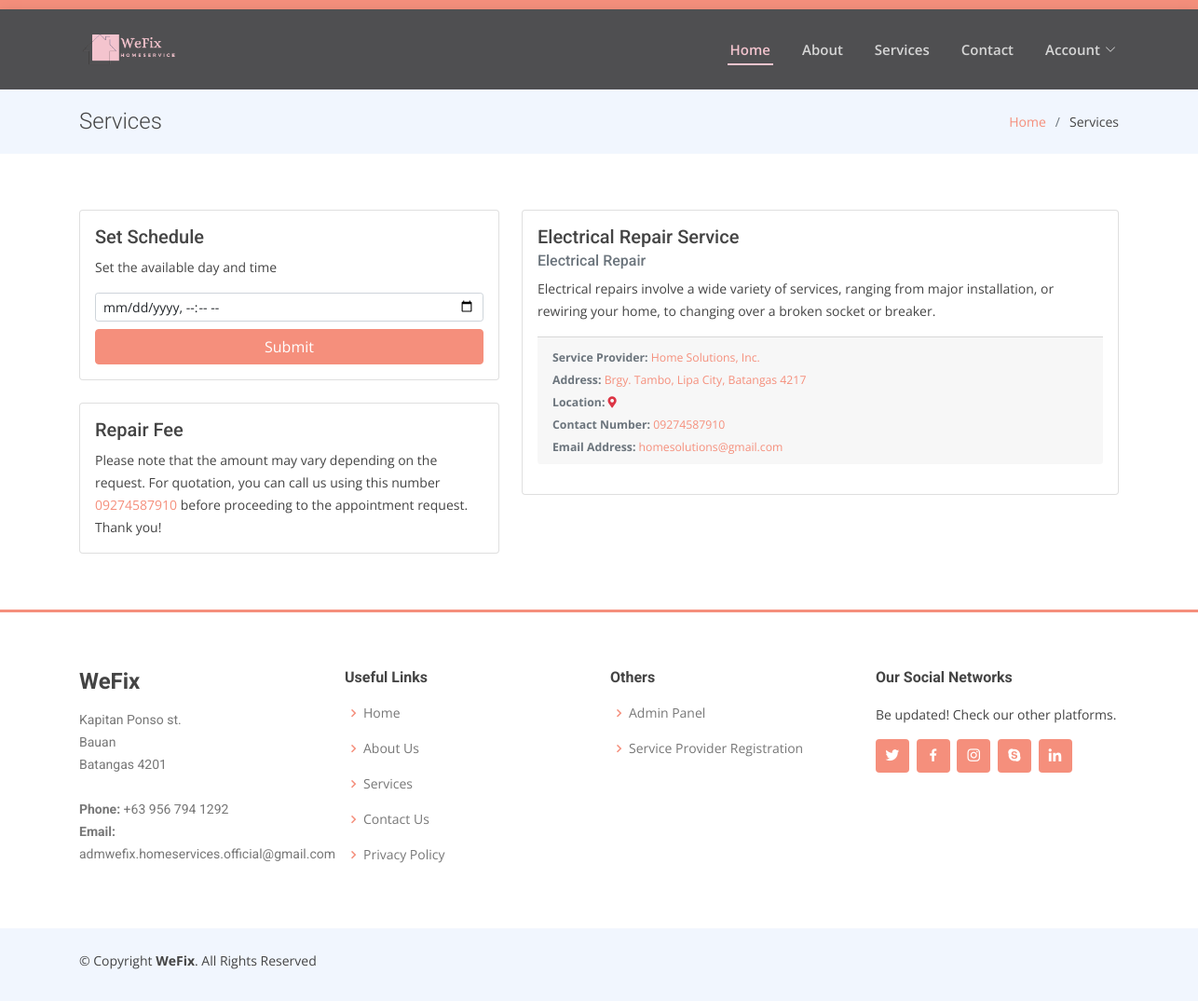
Page /index.php?pg=schedule&id=1 (signed in) on the committed database.
### tables this page shows
CREATE TABLE IF NOT EXISTS `services` (
  `id` int(11) NOT NULL AUTO_INCREMENT,
  `providerid` int(11) NOT NULL,
  `service` text NOT NULL,
  `description` text NOT NULL,
  `dateadded` datetime NOT NULL,
  `typeid` int(11) NOT NULL,
  `tags` text NOT NULL,
  `longitude` text NOT NULL,
  `latitude` text NOT NULL,
  `deleted` bit(1) NOT NULL DEFAULT b'0',
  PRIMARY KEY (`id`)
);

CREATE TABLE IF NOT EXISTS `providers` (
  `id` int(11) NOT NULL AUTO_INCREMENT,
  `company` text NOT NULL,
  `contact` text NOT NULL,
  `email` text NOT NULL,
  `address` text NOT NULL,
  `password` text NOT NULL,
  `active` int(11) NOT NULL,
  `deleted` bit(1) NOT NULL DEFAULT b'0',
  `services` text NOT NULL,
  `img` text NOT NULL,
  PRIMARY KEY (`id`)
);

CREATE TABLE IF NOT EXISTS `service_types` (
  `id` int(11) NOT NULL AUTO_INCREMENT,
  `type` text NOT NULL,
  `deleted` bit(1) NOT NULL DEFAULT b'0',
  PRIMARY KEY (`id`)
);

### schedule.php (the view, shortened to what this page needs)
<main id="main" data-aos="fade-up">
	<section class="breadcrumbs">
		<div class="container">
			<div class="d-flex justify-content-between align-items-center">
				<h2>Services</h2>
				<ol>
					<li><a href="index.php">Home</a></li>
					<li>Services</li>
				</ol>
			</div>
		</div>
	</section>
	<section class="inner-page">
		<div class="container">
			<div class="row">
				<?php
				$q = mysql_query("select a.*, b.type, c.company, c.contact, c.address, c.email from services a left join service_types b on a.typeid = b.id left join providers c on a.providerid = c.id where a.id=$_GET[id]");
				$r = mysql_fetch_array($q);
				$min = date('c', strtotime(date('Y-m-d h:i A'). ' + 1 hours'));
				$min = str_replace("+08:00","",$min);
				?>
				<div class="col-5">
					<div class="card mb-4">
						<div class="card-body">
							<h5 class="card-title">Set Schedule</h5>
							<p class="card-text"><small>Set the available day and time</small></p>
							<form method="POST">
								<input type="datetime-local" name="schedule" class="form-control form-control-sm mb-2" min="<?php echo $min ?>" required></input>
								<input type="submit" name="submit" class="btn btn-primary w-100" value="Submit"></input>
							</form>
						</div>
					</div>
					<div class="card">
						<div class="card-body">
							<h5 class="card-title">Repair Fee</h5>
							<p class="card-text"><small>Please note that the amount may vary depending on the request. For quotation, you can call us using this number <a href="tel:<?php echo $r["contact"]; ?>"><?php echo $r["contact"]; ?></a> before proceeding to the appointment request. Thank you!</small></p>
						</div>
					</div>
				</div>
				<div class="col-7">
					<div class="card">
						<div class="card-body">
							<h5 class="card-title"><?php echo $r["service"]; ?></h5>
							<h6 class="card-subtitle mb-2 text-muted"><?php echo $r["type"]; ?></h6>
							<p class="card-text"><small><?php echo $r["description"]; ?></small></p>
							<p class="card-footer text-muted">
								<small><small>
									<b>Service Provider: </b><span class="text-primary"><?php echo $r["company"]; ?></span><br/>
									<b>Address: </b><span class="text-primary"><?php echo $r["address"]; ?></span><br/>
									<b>Location: </b><a href="https://maps.google.com/?q=<?php echo $r["latitude"]; ?>,<?php echo $r["longitude"]; ?>&z=15" target="_blank"><span class="fa fa-map-marker-alt text-danger"></span></a><br/>
									<b>Contact Number: </b><a href="tel:<?php echo $r["contact"]; ?>"><?php echo $r["contact"]; ?></a><br/>
									<b>Email Address: </b><a href="mail:<?php echo $r["email"]; ?>"><?php echo $r["email"]; ?></a><br/>
								</small></small>
							</p>
						</div>
					</div>
				</div>
			</div>
		</div>
	</section>
</main>

### assets/css/style.css (style rules this page uses)
body { font-family: "Open Sans", sans-serif; color: #444444; }
a { color: #F58F7C; text-decoration: none; }
h1, h2, h3, h4, h5, h6 { font-family: "Roboto", sans-serif; }
section { padding: 60px 0; overflow: hidden; }
.breadcrumbs { padding: 20px 0; background-color: #f1f6fe; min-height: 40px; }
.breadcrumbs h2 { font-size: 24px; font-weight: 300; margin: 0; }
.breadcrumbs ol { display: flex; flex-wrap: wrap; list-style: none; padding: 0; margin: 0; font-size: 14px; }
.breadcrumbs ol li + li { padding-left: 10px; }
.breadcrumbs ol li + li::before { display: inline-block; padding-right: 10px; color: #6c757d; content: "/"; }

### rows in the picture
services: providerid.contact "09274587910", service "Electrical Repair Service", service_types.type "Electrical Repair", description "Electrical repairs involve a wide variety of services, ranging from major installation, or rewiring your home, to changing over a broken socket or breaker.", providerid.company "Home Solutions, Inc.", providerid.address "Brgy. Tambo, Lipa City, Batangas 4217", providerid.email "homesolutions@gmail.com"
